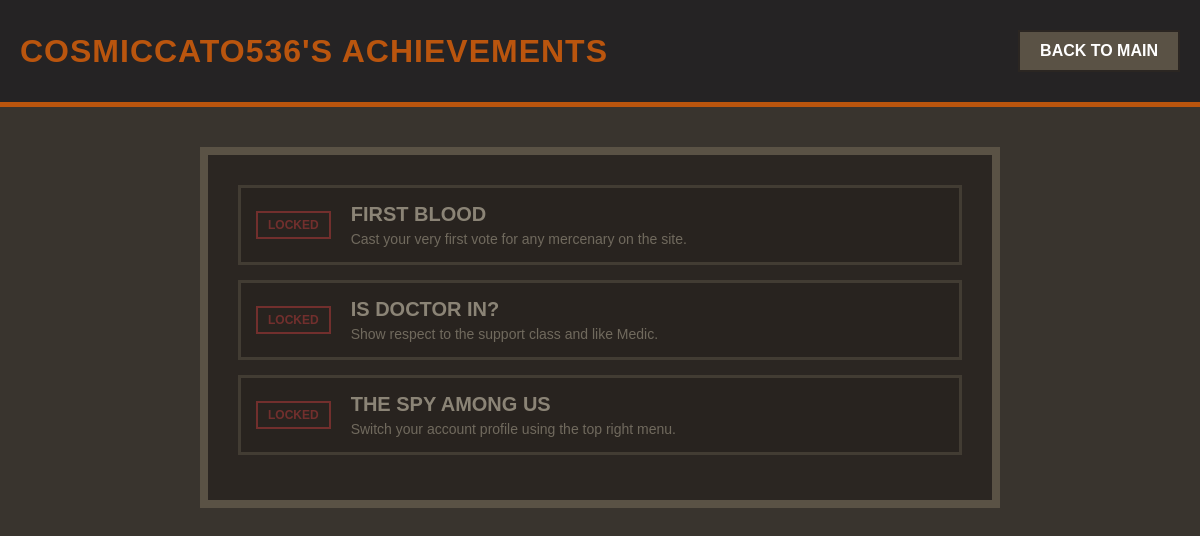
The page /achievements (signed in) on the database its author committed.
### tables this page shows
CREATE TABLE achievements (
        id INTEGER PRIMARY KEY AUTOINCREMENT,
        title VARCHAR(100) NOT NULL,
        description VARCHAR(500) NOT NULL
    );

### app.py (the view)
@app.route('/achievements')
def achievements():
    if "user_id" not in session:
        return redirect('/login')
    user_achievements = database.get_user_achievements(session["user_id"])
    user_login = session["user_login"]
    return render_template('achievements.html', achievements=user_achievements, username=user_login)

### database.py (called while the page is built)
def get_user_achievements(user_id):
    conn = sqlite3.connect("data.db")
    cursor = conn.cursor()
    cursor.execute('''
        SELECT a.id, a.title, a.description,
               CASE WHEN ua.achievement_id IS NOT NULL THEN 1 ELSE 0 END as unlocked
        FROM achievements a
        LEFT JOIN user_achievements ua ON a.id = ua.achievement_id AND ua.user_id = ?
    ''', (user_id,))
    achievements = cursor.fetchall()
    conn.close()
    return achievements

### templates/achievements.html (shortened to what this page needs)
<!DOCTYPE html>
<html lang="en">
<head>
</head>
<body>
    <header>
        <h1>{{ username }}'s Achievements</h1>
        <a href="/" class="back-btn">Back to Main</a>
    </header>
    <main>
        <div class="achievements-container">
            {% for ach in achievements %}
                {% if ach[3] == 1 %}
                    <div class="ach-row">
                        <div class="ach-status unlocked">Unlocked</div>
                        <div class="ach-info">
                            <h2>{{ ach[1] }}</h2>
                            <p>{{ ach[2] }}</p>
                        </div>
                    </div>
                {% else %}
                    <div class="ach-row locked">
                        <div class="ach-status locked-status">Locked</div>
                        <div class="ach-info">
                            <h2>{{ ach[1] }}</h2>
                            <p>{{ ach[2] }}</p>
                        </div>
                    </div>
                {% endif %}
            {% endfor %}
        </div>
    </main>
</body>
</html>

### templates/achievements.html (style rules this page uses)
* { margin: 0; padding: 0; box-sizing: border-box; }
body { background-color: rgb(57, 52, 46); font-family: sans-serif; color: #ebe2ca; }
header { background-color: rgb(37, 35, 36); padding: 30px 20px; display: flex; justify-content: space-between; align-items: center; border-bottom: 5px solid #ba550e; }
header h1 { color: rgb(186, 85, 14); text-transform: uppercase; letter-spacing: 1px; }
.back-btn { background: #5a5245; color: white; padding: 10px 20px; text-decoration: none; font-weight: bold; text-transform: uppercase; border: 2px solid #2b2622; }
.achievements-container { max-width: 800px; margin: 40px auto; background: #2b2622; padding: 30px; border: 8px solid #5a5245; }
.ach-row { display: flex; background: #3c352e; border: 3px solid #ba550e; margin-bottom: 15px; padding: 15px; align-items: center; }
.ach-row.locked { border-color: #5a5245; background: #26211d; opacity: 0.5; }
.ach-status { font-weight: bold; text-transform: uppercase; padding: 5px 10px; font-size: 12px; margin-right: 20px; border: 2px solid; }
.ach-status.locked-status { color: #b83838; border-color: #b83838; }
.ach-info h2 { font-size: 20px; text-transform: uppercase; color: #ebe2ca; margin-bottom: 5px; }
.ach-info p { font-size: 14px; color: #b5ad99; }

### rows shown on the page
achievements: title "FIRST BLOOD", description "Cast your very first vote for any mercenary on the site."
achievements: title "IS DOCTOR IN?", description "Show respect to the support class and like Medic."
achievements: title "THE SPY AMONG US", description "Switch your account profile using the top right menu."

### other values the page prints
{{ username }} "COSMICCATO536"
